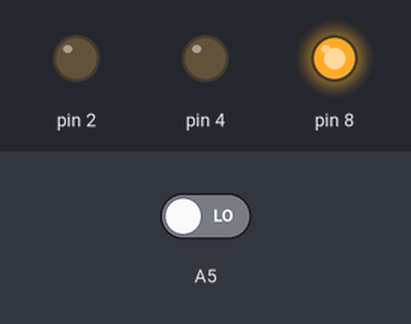
A sketch run on a simulated Arduino Uno, built with avr-gcc and run on an emulated ATmega328P. Shown: output pins drawn as LEDs (lit = HIGH). The test bench sets the inputs (shaded band); at power-on: A5 LOW.

Above: at 1.2 s.
1.3 s: A5 driven HIGH
At 2.5 s:
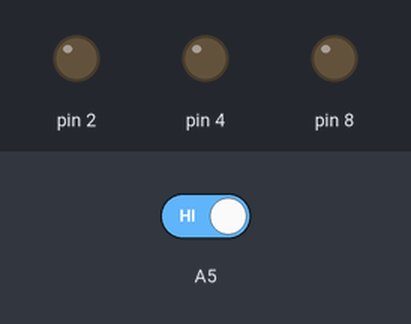
2.8 s: A5 driven LOW
At 3.8 s:
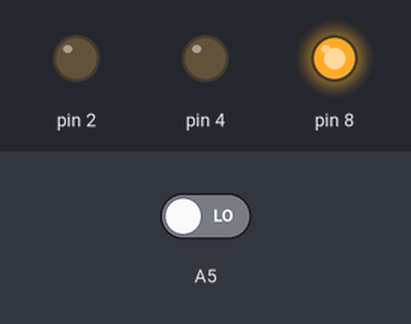
Timing chart, 0 to 5.8 s (numbered marks = the images above; inputs shaded):
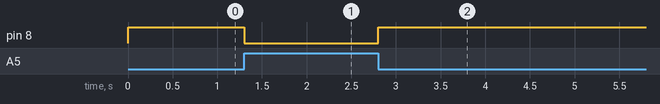

The sketch:

2.ino
```cpp
boolean flag = 1;
unsigned long last = 0;
void setup() {
  pinMode(8, OUTPUT);
  pinMode(4, OUTPUT);
  pinMode(2, OUTPUT);
  pinMode(A5, INPUT);
  Serial.begin(9600);
}

void loop() {

  digitalWrite(8, !digitalRead(A5));
}
```

Measured:
- after the input at 1.3 s, pin 8: HIGH → LOW at once
- after the input at 2.8 s, pin 8: LOW → HIGH at once
